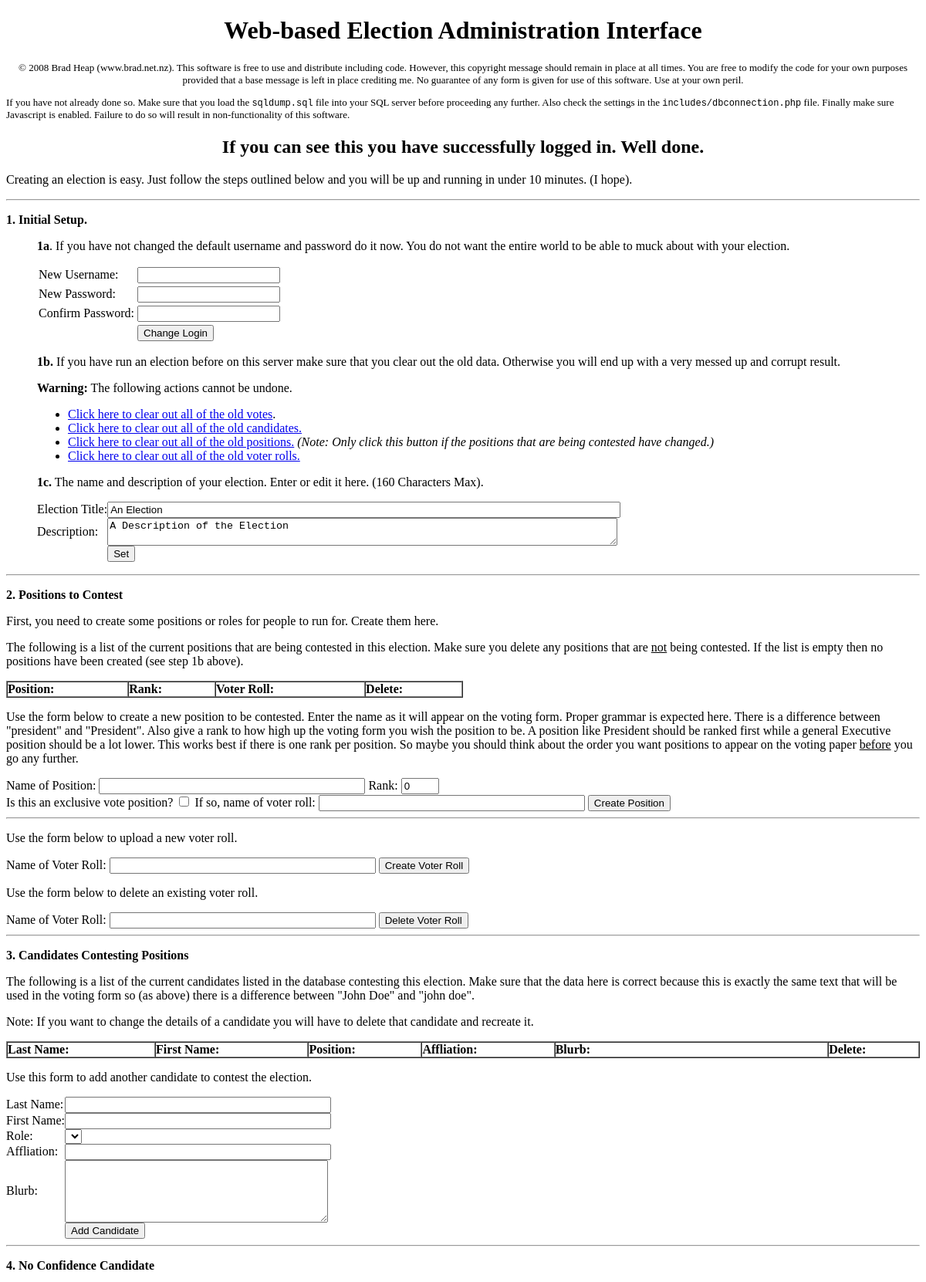
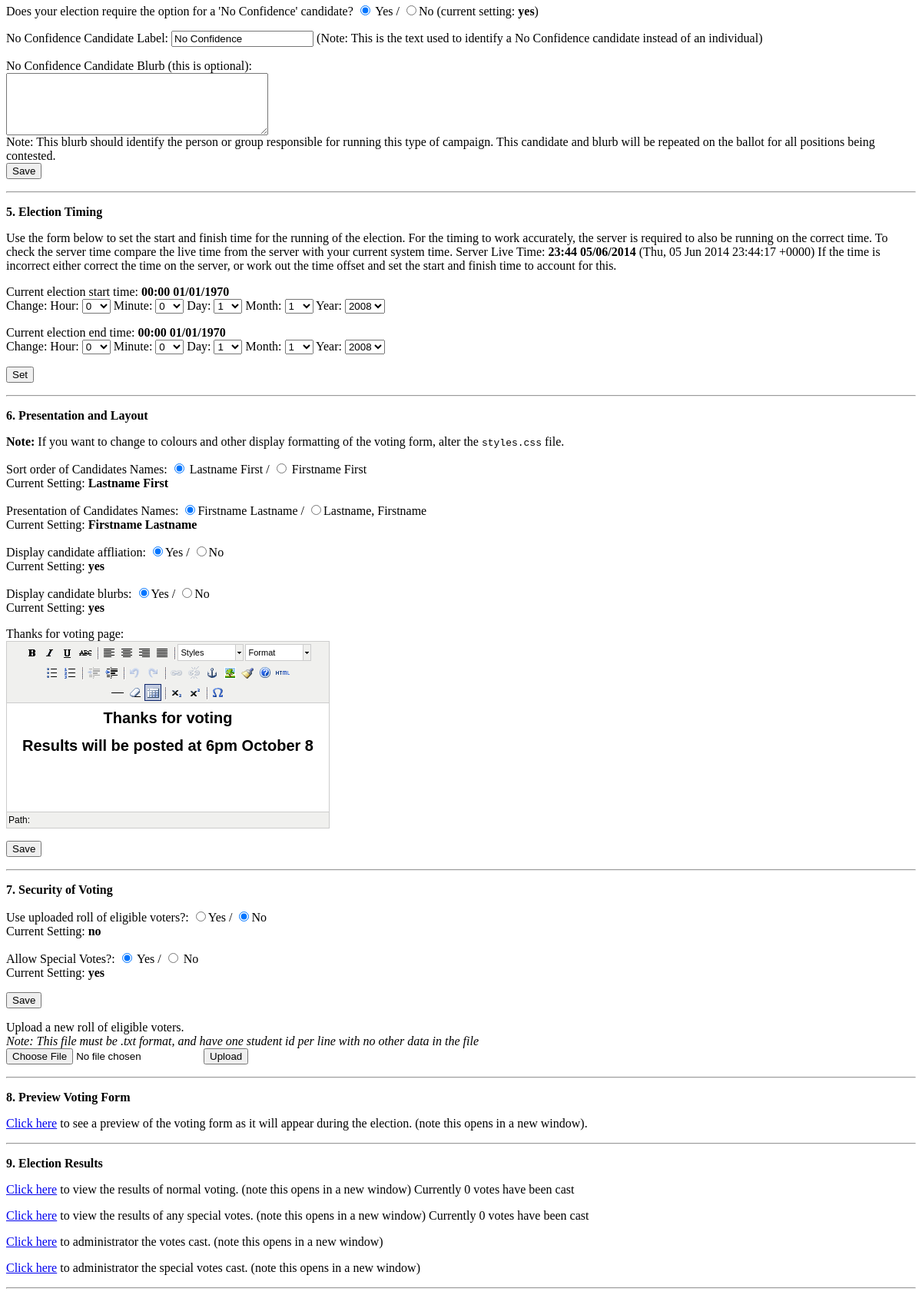
Page /e-admin/index.php (signed in) on the committed database (2 pictures, top to bottom).
### tables this page shows
CREATE TABLE `options` (
`optionname` VARCHAR( 80 ) NOT NULL ,
`value` VARCHAR( 160 ) NULL ,
PRIMARY KEY ( `optionname` )
);

CREATE TABLE `candidates` (
`rowid` INT NOT NULL AUTO_INCREMENT, 
`lastname` VARCHAR( 80 ) NOT NULL ,
`firstname` VARCHAR( 80 ) NOT NULL ,
`position` VARCHAR( 80 ) NOT NULL ,
`affliation` VARCHAR( 80 ) NOT NULL,
`blurb` TEXT NULL ,
PRIMARY KEY ( `rowid` )
);

### e-admin/index.php (the view, shortened to what the rows shown need)
<!DOCTYPE html PUBLIC "-//W3C//DTD XHTML 1.0 Transitional//EN" "http://www.w3.org/TR/xhtml1/DTD/xhtml1-transitional.dtd">
<html xmlns="http://www.w3.org/1999/xhtml">
<head>
</head>
<body>
<h1 align="center">Web-based Election Administration Interface</h1>
<h2 align="center">If you can see this you have successfully logged in. Well done.</h2>
<blockquote>
  <form action="changedesc.php" method="post" enctype="multipart/form-data" name="elecdisc" id="elecdisc" onsubmit="return checkelecname(this)">
  <table cellpadding="0" cellspacing="0" border="0">
  <tr>
  <td>
  <?php
  $sqlq = "SELECT value FROM options WHERE optionname = CONVERT( _utf8 'electitle' USING latin1 )";
  $sqlresult = mysql_query($sqlq);
  $electitle = mysql_fetch_object($sqlresult);
  print '<input name="title" type="text" id="title" value="'.$electitle->value.'" size="80" maxlength="80" />';
  ?>
  </td>
  </tr>
  <tr>
  <td>
  <?php
  $sqlq = "SELECT value FROM options WHERE optionname = CONVERT( _utf8 'elecdesc' USING latin1 )";
  $sqlresult = mysql_query($sqlq);
  $elecdesc = mysql_fetch_object($sqlresult);
  print '<textarea name="desc" cols="80" rows="2" id="desc" class="mceNoEditor">'.$elecdesc->value.'</textarea>';
  ?>
  </td>
  </tr>
  </table>
  </form>
</blockquote>
<form action="nocon.php" method="post" enctype="multipart/form-data" name="nocon" id="nocon">
  Does your election require the option for a 'No Confidence' candidate?
  <label><input name="noconreq" type="radio" value="yes" checked="checked" onclick="nocon.nocontext.disabled=false; nocon.noconblurb.disabled=false; nocon.nocontext.value='No Confidence'; " />
  Yes</label>
  /
  <label><input name="noconreq" type="radio" value="no" onclick="nocon.nocontext.disabled=true; nocon.noconblurb.disabled=true;" />No</label>
  <?php
  $sqlq = "SELECT value FROM options where optionname = CONVERT( _utf8 'nocon' USING latin1 )";
  $sqlresult = mysql_query($sqlq);
  $currentnocon = mysql_fetch_object($sqlresult);
  print "(current setting: <strong>".$currentnocon->value."</strong>)";
  ?>
  <p>No Confidence Candidate Label:
  <?php
  $sqlq = "SELECT `lastname` , `blurb` FROM `candidates` WHERE `position` = CONVERT( _utf8 'No Confidence' USING latin1 )";
  $sqlresult = mysql_query($sqlq);
  $row = mysql_fetch_array($sqlresult);
  print '<input name="nocontext" type="text" id="nocontext" value="'.$row['lastname'].'" />';
  ?>
(Note: This is the text used to identify a No Confidence candidate instead of an individual) </p>
  <p>No Confidence Candidate Blurb (this is optional):<br />
    <textarea name="noconblurb" cols="40" rows="5" id="noconblurb"><?php print $row['blurb']; ?></textarea>
    <br />
    Note: This blurb should identify the person or group responsible for running this type of campaign. This candidate and blurb will be repeated on the ballot for all positions being contested.<br />
    <input type="submit" name="Submit" value="Save" />
</p>
</form>
<form action="setdates.php" method="post" enctype="multipart/form-data" name="dateset" id="dateset">
  <p>Current election start time:<strong>
  <?php
  $sqlq = "SELECT value FROM options where optionname = CONVERT( _utf8 'starttime' USING latin1 )";
  $sqlresult = mysql_query($sqlq);
  $starttime = mysql_fetch_object($sqlresult);
  print date('H:i d/m/Y',$starttime->value);
  ?></strong>
  <br />
    Change: Hour:
      <select name="starthour">
      <?php
  for($i = 0; $i < 24; $i++) print '<option value="'.$i.'">'.$i.'</option>';
  ?>
    </select>
    Minute:
    <select name="startmin">
      <?php
  for($i = 0; $i < 60; $i++) print '<option value="'.$i.'">'.$i.'</option>';
  ?>
    </select>
    Day:
    <select name="startday">
      <?php
  for($i = 1; $i < 32; $i++) print '<option value="'.$i.'">'.$i.'</option>';
  ?>
    </select>
    Month:
    <select name="startmonth">
      <?php
  for($i = 1; $i < 13; $i++) print '<option value="'.$i.'">'.$i.'</option>';
  ?>
    </select>
    Year:
    <select name="startyear">
      <?php
  for($i = 2008; $i < 2020; $i++) print '<option value="'.$i.'">'.$i.'</option>';
  ?>
    </select>
  </p>
  <p>Current election end time: <strong>
  <?php
  $sqlq = "SELECT value FROM options where optionname = CONVERT( _utf8 'endtime' USING latin1 )";
  $sqlresult = mysql_query($sqlq);
  $endtime = mysql_fetch_object($sqlresult);
  print date('H:i d/m/Y',$endtime->value);
  ?></strong>
  <br />
    Change: Hour:
  <select name="endhour">
  <?php
  for($i = 0; $i < 24; $i++) print '<option value="'.$i.'">'.$i.'</option>';
  ?>
  </select> Minute:
  <select name="endmin">
  <?php
  for($i = 0; $i < 60; $i++) print '<option value="'.$i.'">'.$i.'</option>';
  ?>
  </select> Day:
  <select name="endday">
  <?php
  for($i = 1; $i < 32; $i++) print '<option value="'.$i.'">'.$i.'</option>';
  ?>
  </select>
  Month:
  <select name="endmonth">
  <?php
  for($i = 1; $i < 13; $i++) print '<option value="'.$i.'">'.$i.'</option>';
  ?>
  </select>
  Year:
  <select name="endyear">
  <?php
  for($i = 2008; $i < 2020; $i++) print '<option value="'.$i.'">'.$i.'</option>';
  ?>
  </select></p>
</form>
<form action="presentationsettings.php" method="post" enctype="multipart/form-data" name="presentation" id="presentation">
<p>Display candidate affliation: <label><input name="affliation" type="radio" value="yes" checked="true" />Yes</label> / <label><input name="affliation" type="radio" value="no" />No</label>
  <br />
  Current Setting: <?php
  $sqlq = "SELECT value FROM options where optionname = CONVERT( _utf8 'affliation' USING latin1 )";
  $sqlresult = mysql_query($sqlq);
  $affliation = mysql_fetch_object($sqlresult);
  print "<strong>".$affliation->value."</strong>";
  ?>
</p>
<p>Display candidate blurbs: <label><input name="blurbs" type="radio" value="yes" checked="true" />Yes</label> / <label><input name="blurbs" type="radio" value="no" />No</label>
  <br />
  Current Setting: <?php
  $sqlq = "SELECT value FROM options where optionname = 'blurbs'";
  $sqlresult = mysql_query($sqlq);
  $blurbs = mysql_fetch_object($sqlresult);
  print "<strong>".$blurbs->value."</strong>";
  ?>
</p>
</form>
<form action="security.php" method="post" enctype="multipart/form-data" name="security" id="security">
<p>Use uploaded roll of eligible voters?: <label><input name="useroll" type="radio" value="yes" />Yes</label> / <label><input name="useroll" type="radio" value="no" checked="true" />No</label>
  <br />
  Current Setting: <?php
  $sqlq = "SELECT value FROM options where optionname = 'useroll'";
  $sqlresult = mysql_query($sqlq);
  $roll = mysql_fetch_object($sqlresult);
  print "<strong>".$roll->value."</strong>";
  ?>
</p>
<p>Allow Special Votes?: <label><input name="allowspecial" type="radio" value="yes" checked="checked" />
Yes</label> / <label><input name="allowspecial" type="radio" value="no" />
No</label>
<br />
  Current Setting: <?php
  $sqlq = "SELECT value FROM options where optionname = 'allowspecial'";
  $sqlresult = mysql_query($sqlq);
  $special = mysql_fetch_object($sqlresult);
  print "<strong>".$special->value."</strong>";
  ?></p>
</form>
</body>
</html>

### rows in the picture
options: title "An Election"
options: desc "A Description of the Election"
options: value "yes"
candidates: nocontext "No Confidence"
options: value "00:00 01/01/1970"
options: value "yes"
options: value "no"
options: value "yes"

### other values in the picture
$num_rows "0"
form field starthour "0"
form field startmin "0"
form field startday "1"
form field startmonth "1"
form field startyear "2008"
form field endhour "0"
form field endmin "0"
form field endday "1"
form field endmonth "1"
form field endyear "2008"
